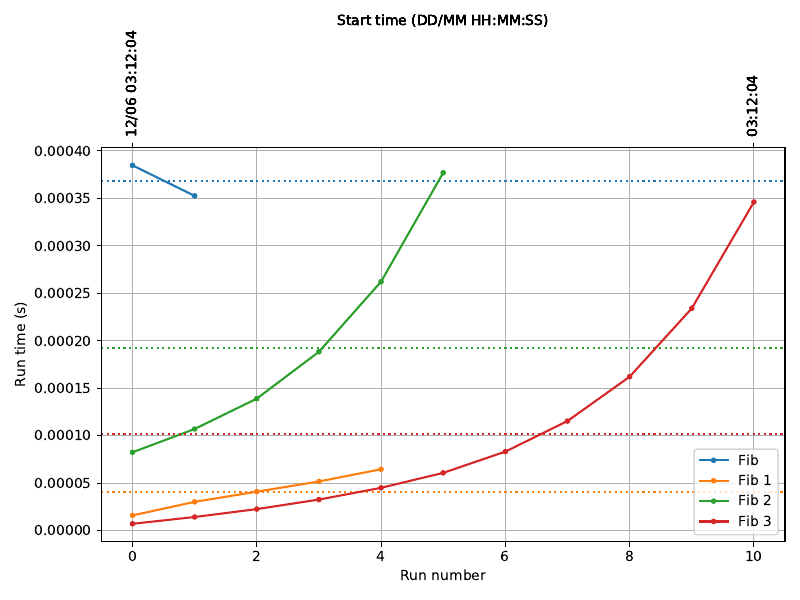

This figure's Python source:
from anothertimer import Timer
import matplotlib.pyplot as plt
import gc

# a Fibonacci function to test our timer
def fib(n:int) -> int:
    assert n > 0 
    if n==1: 
        return 0
    elif n==2: 
        return 1
    else: 
        return fib(n-1)+fib(n-2)         

######################### BASIC TIMER ##########################################

# set up the timer        
timer = Timer()

# time the Fibonacci run
for i in range(29):
    timer.tic()
    fib(i+1)
    timer.toc()

# print all results
print(timer)

# plot the results
fig, ax = timer.plot()
plt.savefig('example.pdf')
plt.show()

########################### STOPWATCH ##########################################

# set up stopwatch (one tic to start --> multiple tics --> toc)
timer2 = Timer()
timer2.tic()
for i in range(29):
    print(fib(i+1), timer2.tic())

timer2.toc()

fig, ax = timer2.plot(plot_start_time=False, plot_avg=False)
plt.show() 

############################ SECTIONS ##########################################

# Timer with sections
timer3 = Timer()
# Setup the sections

timer3.tac('Fib')
timer3.tac('Fib 1')
timer3.tac('Fib 2')

# try the stopwatch mode with sections
timer3.tic()
for i in range(11):
    fib(i+1)

    if i < 5:
        timer3.tic('Fib 1')
    elif i >= 5:
        timer3.tic('Fib 2')

timer3.toc('Fib')

# let's make another section
timer3.tac('Fib 3')
timer3.tic()
for i in range(11):
    fib(i+1)
    timer3.tic('Fib 3')
timer3.toc('Fib')

# print the summary
print(timer3)

# plotting
timer3.plot(plot_start_time=True, plot_avg=False)
plt.show()

########################### SAVING AND LOADING #################################

# save the run from above
timer3.dump('example.csv', mode='w')


# set up another Timer object to read a file
timer4 = Timer()

# load the example run
timer4.load('example.csv')
fig, ax = timer4.plot(plot_start_time=True, plot_avg=True)
plt.savefig('example.pdf')
plt.show()